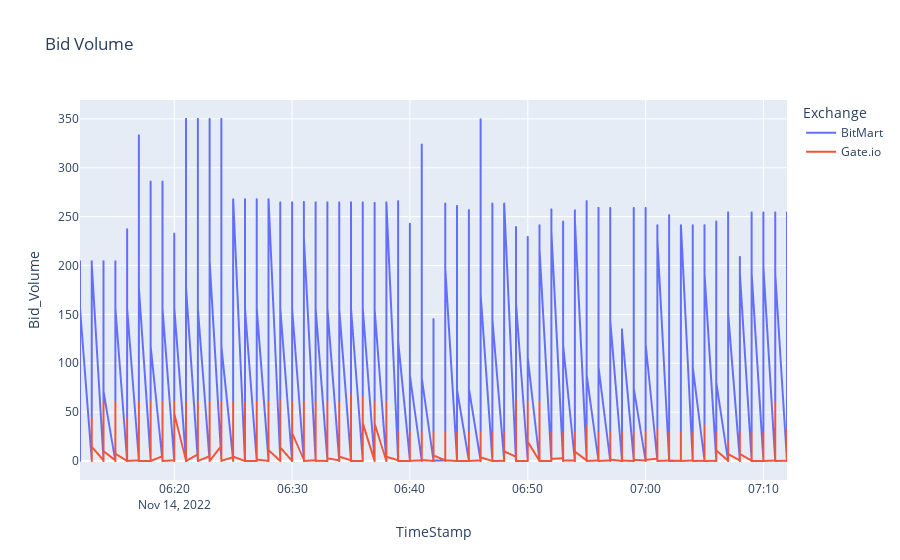

Notebook code cell kept with this figure:
### Code cell
fig=px.line(spread_data[spread_data.Ticker == 'BNB/USDT'], x='TimeStamp', y='Bid_Volume', color="Exchange",title='Bid Volume')
fig.show()

### Figure 1 — Plotly figure (JSON) as saved in the notebook; plotly's stock layout.template omitted (floating-point values rounded to 4 significant figures; data arrays with more than 128 entries replaced by an {"elided": "..."} marker saying what was removed)
{"data": [{"hovertemplate": "Exchange=BitMart<br>TimeStamp=%{x}<br>Bid_Volume=%{y}<extra></extra>", "legendgroup": "BitMart", "line": {"color": "#636efa", "dash": "solid"}, "marker": {"symbol": "circle"}, "mode": "lines", "name": "BitMart", "showlegend": true, "type": "scattergl", "x": {"elided": "2940 str values"}, "xaxis": "x", "y": {"elided": "2940 float values"}, "yaxis": "y"}, {"hovertemplate": "Exchange=Gate.io<br>TimeStamp=%{x}<br>Bid_Volume=%{y}<extra></extra>", "legendgroup": "Gate.io", "line": {"color": "#EF553B", "dash": "solid"}, "marker": {"symbol": "circle"}, "mode": "lines", "name": "Gate.io", "showlegend": true, "type": "scattergl", "x": {"elided": "2940 str values"}, "xaxis": "x", "y": {"elided": "2940 float values"}, "yaxis": "y"}], "layout": {"legend": {"title": {"text": "Exchange"}, "tracegroupgap": 0}, "title": {"text": "Bid Volume"}, "xaxis": {"anchor": "y", "domain": [0, 1], "title": {"text": "TimeStamp"}}, "yaxis": {"anchor": "x", "domain": [0, 1], "title": {"text": "Bid_Volume"}}}}
